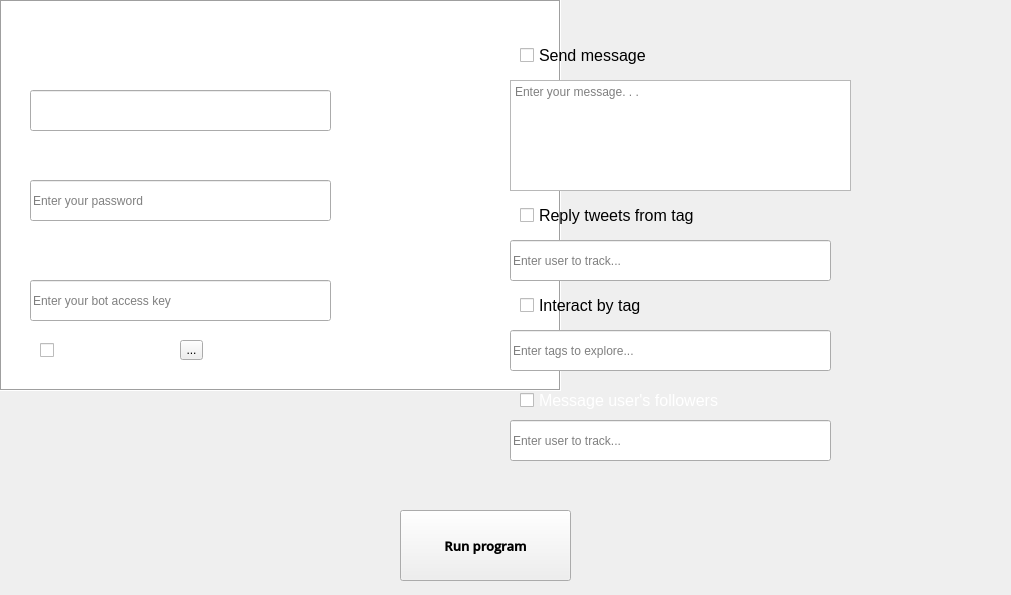
<?xml version="1.0" encoding="UTF-8"?>
<ui version="4.0">
 <class>Sendmessage</class>
 <widget class="QWidget" name="Sendmessage">
  <property name="geometry">
   <rect>
    <x>0</x>
    <y>0</y>
    <width>1011</width>
    <height>595</height>
   </rect>
  </property>
  <property name="windowTitle">
   <string>Twitter bot</string>
  </property>
  <widget class="QCheckBox" name="SendMessage">
   <property name="geometry">
    <rect>
     <x>520</x>
     <y>40</y>
     <width>231</width>
     <height>31</height>
    </rect>
   </property>
   <property name="font">
    <font>
     <pointsize>12</pointsize>
    </font>
   </property>
   <property name="styleSheet">
    <string notr="true">gridline-color: rgb(255, 255, 255);</string>
   </property>
   <property name="text">
    <string>Send message</string>
   </property>
   <property name="iconSize">
    <size>
     <width>20</width>
     <height>20</height>
    </size>
   </property>
  </widget>
  <widget class="QCheckBox" name="checkBox">
   <property name="geometry">
    <rect>
     <x>520</x>
     <y>200</y>
     <width>331</width>
     <height>30</height>
    </rect>
   </property>
   <property name="font">
    <font>
     <pointsize>12</pointsize>
    </font>
   </property>
   <property name="text">
    <string>Reply tweets from tag</string>
   </property>
  </widget>
  <widget class="QCheckBox" name="checkBox_2">
   <property name="geometry">
    <rect>
     <x>520</x>
     <y>290</y>
     <width>331</width>
     <height>31</height>
    </rect>
   </property>
   <property name="font">
    <font>
     <pointsize>12</pointsize>
    </font>
   </property>
   <property name="text">
    <string>Interact by tag</string>
   </property>
   <property name="iconSize">
    <size>
     <width>20</width>
     <height>20</height>
    </size>
   </property>
  </widget>
  <widget class="QCheckBox" name="checkBox_4">
   <property name="geometry">
    <rect>
     <x>520</x>
     <y>380</y>
     <width>241</width>
     <height>41</height>
    </rect>
   </property>
   <property name="font">
    <font>
     <pointsize>12</pointsize>
    </font>
   </property>
   <property name="styleSheet">
    <string notr="true">color: rgb(255, 255, 255);</string>
   </property>
   <property name="text">
    <string>Message user's followers</string>
   </property>
   <property name="iconSize">
    <size>
     <width>20</width>
     <height>20</height>
    </size>
   </property>
  </widget>
  <widget class="QGraphicsView" name="graphicsView">
   <property name="geometry">
    <rect>
     <x>0</x>
     <y>0</y>
     <width>561</width>
     <height>391</height>
    </rect>
   </property>
   <property name="autoFillBackground">
    <bool>true</bool>
   </property>
   <property name="frameShape">
    <enum>QFrame::Box</enum>
   </property>
   <property name="frameShadow">
    <enum>QFrame::Sunken</enum>
   </property>
   <property name="backgroundBrush">
    <brush brushstyle="Dense1Pattern">
     <color alpha="255">
      <red>0</red>
      <green>0</green>
      <blue>0</blue>
     </color>
    </brush>
   </property>
   <property name="foregroundBrush">
    <brush brushstyle="Dense1Pattern">
     <color alpha="255">
      <red>0</red>
      <green>0</green>
      <blue>0</blue>
     </color>
    </brush>
   </property>
   <property name="interactive">
    <bool>true</bool>
   </property>
   <property name="sceneRect">
    <rectf>
     <x>0.000000000000000</x>
     <y>0.000000000000000</y>
     <width>0.000000000000000</width>
     <height>0.000000000000000</height>
    </rectf>
   </property>
   <property name="renderHints">
    <set>QPainter::HighQualityAntialiasing|QPainter::TextAntialiasing</set>
   </property>
  </widget>
  <widget class="QLineEdit" name="lineEdit">
   <property name="geometry">
    <rect>
     <x>30</x>
     <y>90</y>
     <width>301</width>
     <height>41</height>
    </rect>
   </property>
  </widget>
  <widget class="QLineEdit" name="lineEdit_2">
   <property name="geometry">
    <rect>
     <x>30</x>
     <y>180</y>
     <width>301</width>
     <height>41</height>
    </rect>
   </property>
   <property name="placeholderText">
    <string>Enter your password</string>
   </property>
  </widget>
  <widget class="QLabel" name="label">
   <property name="geometry">
    <rect>
     <x>30</x>
     <y>60</y>
     <width>161</width>
     <height>31</height>
    </rect>
   </property>
   <property name="font">
    <font>
     <pointsize>12</pointsize>
    </font>
   </property>
   <property name="styleSheet">
    <string notr="true">color: rgb(255, 255, 255);</string>
   </property>
   <property name="text">
    <string>Username</string>
   </property>
  </widget>
  <widget class="QLabel" name="label_2">
   <property name="geometry">
    <rect>
     <x>30</x>
     <y>150</y>
     <width>121</width>
     <height>31</height>
    </rect>
   </property>
   <property name="font">
    <font>
     <pointsize>12</pointsize>
    </font>
   </property>
   <property name="styleSheet">
    <string notr="true">color: rgb(255, 255, 255);</string>
   </property>
   <property name="text">
    <string>Password</string>
   </property>
  </widget>
  <widget class="QLabel" name="label_3">
   <property name="geometry">
    <rect>
     <x>30</x>
     <y>240</y>
     <width>161</width>
     <height>41</height>
    </rect>
   </property>
   <property name="font">
    <font>
     <pointsize>12</pointsize>
    </font>
   </property>
   <property name="styleSheet">
    <string notr="true">color: rgb(255, 255, 255);</string>
   </property>
   <property name="text">
    <string>Access key</string>
   </property>
  </widget>
  <widget class="QPushButton" name="pushButton">
   <property name="geometry">
    <rect>
     <x>400</x>
     <y>510</y>
     <width>171</width>
     <height>71</height>
    </rect>
   </property>
   <property name="font">
    <font>
     <family>Open Sans Semibold</family>
     <pointsize>10</pointsize>
     <weight>75</weight>
     <italic>false</italic>
     <bold>true</bold>
    </font>
   </property>
   <property name="text">
    <string>Run program</string>
   </property>
  </widget>
  <widget class="QLabel" name="label_4">
   <property name="geometry">
    <rect>
     <x>30</x>
     <y>210</y>
     <width>47</width>
     <height>14</height>
    </rect>
   </property>
   <property name="text">
    <string/>
   </property>
  </widget>
  <widget class="QCheckBox" name="checkBox_6">
   <property name="geometry">
    <rect>
     <x>40</x>
     <y>330</y>
     <width>261</width>
     <height>41</height>
    </rect>
   </property>
   <property name="font">
    <font>
     <pointsize>12</pointsize>
    </font>
   </property>
   <property name="styleSheet">
    <string notr="true">color: rgb(255, 255, 255);</string>
   </property>
   <property name="text">
    <string>Import User file</string>
   </property>
   <property name="iconSize">
    <size>
     <width>20</width>
     <height>20</height>
    </size>
   </property>
  </widget>
  <widget class="QPlainTextEdit" name="plainTextEdit">
   <property name="geometry">
    <rect>
     <x>510</x>
     <y>80</y>
     <width>341</width>
     <height>111</height>
    </rect>
   </property>
   <property name="placeholderText">
    <string>Enter your message. . .</string>
   </property>
  </widget>
  <widget class="QLineEdit" name="lineEdit_3">
   <property name="geometry">
    <rect>
     <x>510</x>
     <y>330</y>
     <width>321</width>
     <height>41</height>
    </rect>
   </property>
   <property name="placeholderText">
    <string>Enter tags to explore...</string>
   </property>
  </widget>
  <widget class="QLabel" name="label_5">
   <property name="geometry">
    <rect>
     <x>0</x>
     <y>0</y>
     <width>1011</width>
     <height>611</height>
    </rect>
   </property>
   <property name="styleSheet">
    <string notr="true">background-image: url(:/newPrefixtwitter/twitter_background.png);</string>
   </property>
   <property name="text">
    <string/>
   </property>
   <property name="scaledContents">
    <bool>false</bool>
   </property>
  </widget>
  <widget class="QLineEdit" name="lineEdit_6">
   <property name="geometry">
    <rect>
     <x>30</x>
     <y>280</y>
     <width>301</width>
     <height>41</height>
    </rect>
   </property>
   <property name="placeholderText">
    <string>Enter your bot access key</string>
   </property>
  </widget>
  <widget class="QLineEdit" name="lineEdit_5">
   <property name="geometry">
    <rect>
     <x>510</x>
     <y>240</y>
     <width>321</width>
     <height>41</height>
    </rect>
   </property>
   <property name="placeholderText">
    <string>Enter user to track...</string>
   </property>
  </widget>
  <widget class="QToolButton" name="toolButton">
   <property name="geometry">
    <rect>
     <x>180</x>
     <y>340</y>
     <width>23</width>
     <height>20</height>
    </rect>
   </property>
   <property name="text">
    <string>...</string>
   </property>
  </widget>
  <widget class="QLineEdit" name="lineEdit_7">
   <property name="geometry">
    <rect>
     <x>510</x>
     <y>420</y>
     <width>321</width>
     <height>41</height>
    </rect>
   </property>
   <property name="placeholderText">
    <string>Enter user to track...</string>
   </property>
  </widget>
  <zorder>graphicsView</zorder>
  <zorder>label_5</zorder>
  <zorder>SendMessage</zorder>
  <zorder>checkBox</zorder>
  <zorder>checkBox_2</zorder>
  <zorder>checkBox_4</zorder>
  <zorder>lineEdit</zorder>
  <zorder>lineEdit_2</zorder>
  <zorder>label</zorder>
  <zorder>label_2</zorder>
  <zorder>label_3</zorder>
  <zorder>pushButton</zorder>
  <zorder>label_4</zorder>
  <zorder>checkBox_6</zorder>
  <zorder>plainTextEdit</zorder>
  <zorder>lineEdit_3</zorder>
  <zorder>lineEdit_6</zorder>
  <zorder>lineEdit_5</zorder>
  <zorder>toolButton</zorder>
  <zorder>lineEdit_7</zorder>
 </widget>
 <resources>
  <include location="../bot_GUI_pyQt5_twitter/twitter.qrc"/>
 </resources>
 <connections/>
</ui>
